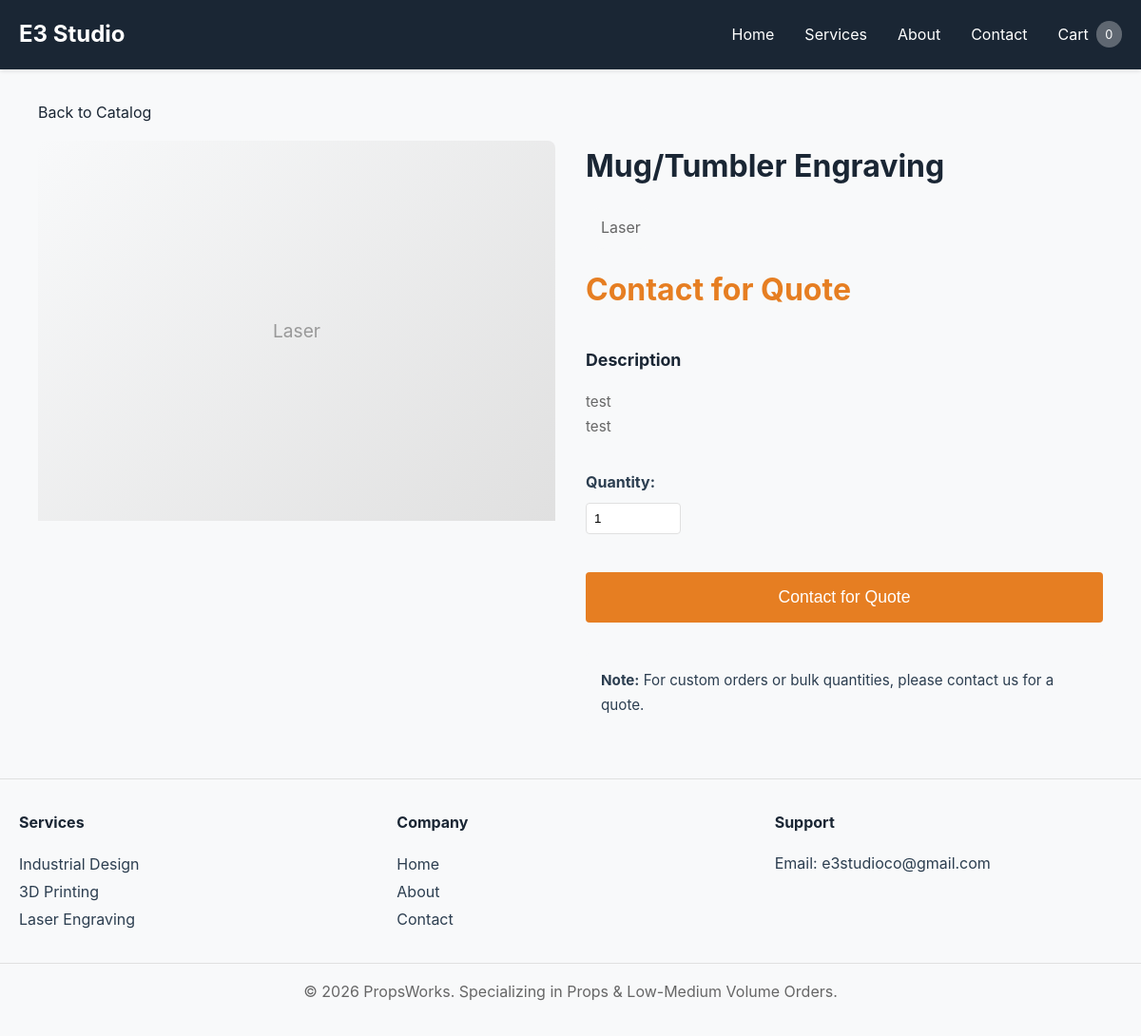
Page /services/mug-tumbler-engraving on the committed database.
### app/models.py (models this page shows, shortened)
class Category(db.Model):
    __tablename__ = 'categories'
    id = db.Column(db.Integer, primary_key=True)
    name = db.Column(db.String(255), nullable=False)
    slug = db.Column(db.String(255), unique=True, nullable=False)
    parent_id = db.Column(db.Integer, db.ForeignKey('categories.id'), nullable=True)  # None for root categories
    description = db.Column(db.Text)
    order = db.Column(db.Integer, default=0)  # For sorting
    is_active = db.Column(db.Boolean, default=True)
    created_at = db.Column(db.DateTime, default=datetime.utcnow)
    children = db.relationship('Category',
                              backref=db.backref('parent', remote_side=[id]),
                              cascade='all, delete-orphan')
    services = db.relationship('Service',
                              foreign_keys='Service.category_id',
                              backref='category_obj',
                              lazy=True)
    sub_services = db.relationship('Service',
                                  foreign_keys='Service.sub_category_id',
                                  backref='sub_category_obj')

class Service(db.Model):
    __tablename__ = 'services'
    id = db.Column(db.Integer, primary_key=True)
    name = db.Column(db.String(255), nullable=False)
    slug = db.Column(db.String(255), unique=True, nullable=False)
    description = db.Column(db.Text, nullable=False)
    long_description = db.Column(db.Text)
    price_base = db.Column(db.Float, nullable=True)  # None = Contact for Quote
    category_id = db.Column(db.Integer, db.ForeignKey('categories.id'), nullable=False)  # Parent category (e.g., Industrial Design)
    sub_category_id = db.Column(db.Integer, db.ForeignKey('categories.id'), nullable=True)  # Optional sub-category (e.g., CAD)
    image_url = db.Column(db.String(500))
    is_active = db.Column(db.Boolean, default=True)
    is_featured = db.Column(db.Boolean, default=False)  # Toggle to feature in homepage
    created_at = db.Column(db.DateTime, default=datetime.utcnow)
    media_gallery = db.Column(db.JSON, default=list)  # Stores list of media: [{'type': 'photo/video', 'url': '...', 'caption': '...'}]
    bulk_pricing = db.Column(db.JSON, default=list)  # Stores bulk pricing tiers: [{'min_quantity': 10, 'price': 450}]
    variants = db.Column(db.JSON, default=list)  # Stores product variants: [{'name': 'Small', 'price': 100, 'description': '...', 'sku': '...', 'is_available': True}]
    weight_kg = db.Column(db.Float, default=0.5)  # Approximate weight in kg for shipping (default 0.5kg)
    service_options = db.relationship('ServiceOption', backref='service', lazy=True, cascade='all, delete-orphan')

### app/services.py (the view)
@services_bp.route('/<slug>')
def service_detail(slug):
    content = load_content()
    service = Service.query.filter_by(slug=slug).first_or_404()
    return render_template('services/detail.html', service=service, content=content)

### app/__init__.py (called while the page is built)
def load_content():
    root_dir = os.path.dirname(os.path.dirname(os.path.abspath(__file__)))
    content_file = os.path.join(root_dir, 'instance', 'content.json')
    if os.path.exists(content_file):
        with open(content_file, 'r') as f:
            return json.load(f)
    return {}

def create_app(config_name='development'):
    root_dir = os.path.dirname(os.path.dirname(os.path.abspath(__file__)))
    app = Flask(__name__,
                template_folder=os.path.join(root_dir, 'templates'),
                static_folder=os.path.join(root_dir, 'static'))
    if config_name == 'production':
        app.config.from_object('config.ProductionConfig')
    else:
        app.config.from_object('config.DevelopmentConfig')
    db.init_app(app)
    @app.context_processor
    def inject_content():
        return {'content': load_content()}
    from app.routes import main_bp
    from app.services import services_bp
    from app.admin import admin_bp
    app.register_blueprint(main_bp)
    app.register_blueprint(services_bp)
    app.register_blueprint(admin_bp)
    with app.app_context():
        db.create_all()
    return app

### app/services.py (called while the page is built)
def load_content():
    content_file = os.path.join(os.path.dirname(__file__), '..', 'instance', 'content.json')
    if os.path.exists(content_file):
        with open(content_file, 'r') as f:
            return json.load(f)
    return {}

### templates/services/detail.html (shortened to what this page needs)
{% extends "base.html" %}
{% block content %}
<div class="container service-detail">
    <div class="back-link">
        <a href="{{ url_for('services.catalog') }}">Back to Catalog</a>
    </div>
    <div class="detail-layout">
        <div class="detail-image">
            {% if service.image_url %}
                <img src="{{ service.image_url }}" alt="{{ service.name }}">
            {% else %}
                <div class="detail-image-placeholder">
                    <span>{{ service.category_obj.name if service.category_obj else 'Service' }}</span>
                </div>
            {% endif %}
        </div>
        <div class="detail-content">
            <h1>{{ service.name }}</h1>
            <p class="category-badge">{{ service.category_obj.name if service.category_obj else 'Service' }}</p>
            <div class="price-section">
                {% if service.price_base %}
                    <p class="price">Starting at <strong>${{ "%.2f"|format(service.price_base) }}</strong></p>
                {% else %}
                    <p class="price" style="color: #e67e22;"><strong>Contact for Quote</strong></p>
                {% endif %}
            </div>
            <div class="description">
                <h3>Description</h3>
                <p>{{ service.description }}</p>
                {% if service.long_description %}
                    <p>{{ service.long_description }}</p>
                {% endif %}
            </div>
            <div class="quantity-section">
                <label for="quantity">Quantity:</label>
                <input type="number" id="quantity" name="quantity" min="1" value="1" class="quantity-input">
            </div>
            {% if service.price_base %}
                <button class="btn btn-primary btn-large" onclick="addToCartDetail({{ service.id }}, '{{ service.name }}')">
                    Add to Cart
                </button>
            {% else %}
                <button class="btn btn-large" style="background: #e67e22; color: white;" onclick="contactForQuote('{{ service.name }}')">
                    Contact for Quote
                </button>
            {% endif %}
            <div class="service-meta">
                <p><strong>Note:</strong> For custom orders or bulk quantities, please contact us for a quote.</p>
            </div>
        </div>
    </div>
</div>
{% endblock %}

### static/css/style.css (style rules this page uses)
:root { --primary-color: #1a2634; --secondary-color: #f8f9fa; --accent-color: #00d4ff; --text-color: #2c3e50; --text-light: #555; --border-color: #e0e0e0; --success-color: #28a745; --error-color: #dc3545; }
* { margin: 0; padding: 0; box-sizing: border-box; }
body { font-family: -apple-system, BlinkMacSystemFont, 'Segoe UI', 'Roboto', Oxygen, Ubuntu, Cantarell, sans-serif; line-height: 1.7; color: var(--text-color); background-color: var(--secondary-color); font-size: 16px; }
.container { max-width: 1200px; margin: 0 auto; padding: 0 20px; }
.btn { display: inline-block; padding: 0.75rem 1.5rem; border-radius: 4px; text-decoration: none; border: none; cursor: pointer; transition: all 0.3s; font-size: 1rem; }
.btn-large { padding: 1rem 2rem; font-size: 1.1rem; }
.description { color: #666; margin-bottom: 1rem; font-size: 0.95rem; }
.price { font-size: 1.5rem; font-weight: bold; color: var(--success-color); margin-bottom: 1rem; }
.service-detail { margin: 2rem 0; }
.back-link { margin-bottom: 1rem; }
.back-link a { color: var(--primary-color); text-decoration: none; }
.detail-layout { display: grid; grid-template-columns: 1fr 1fr; gap: 2rem; margin-bottom: 2rem; }
.detail-image { border-radius: 8px; overflow: hidden; }
.detail-image-placeholder { width: 100%; height: 400px; background: linear-gradient(135deg, var(--secondary-color), #e0e0e0); display: flex; align-items: center; justify-content: center; font-size: 1.2rem; color: #999; }
.detail-content h1 { color: var(--primary-color); margin-bottom: 1rem; }
.category-badge { display: inline-block; background-color: var(--secondary-color); padding: 0.5rem 1rem; border-radius: 20px; color: #666; margin-bottom: 1rem; }
.price-section .price { font-size: 2rem; }
.description { margin: 2rem 0; }
.description h3 { margin-bottom: 1rem; color: var(--primary-color); }
.quantity-section { margin: 1.5rem 0; }
.quantity-section label { display: block; margin-bottom: 0.5rem; font-weight: bold; }
.quantity-input { width: 100px; padding: 0.5rem; border: 1px solid var(--border-color); border-radius: 4px; }
.btn-large { width: 100%; margin-top: 1rem; }
.service-meta { margin-top: 2rem; padding: 1rem; background-color: var(--secondary-color); border-radius: 4px; font-size: 0.95rem; }

### rows in the picture
Category: category_obj "Laser"
Service: name "Mug/Tumbler Engraving", description "test", long_description "test"

### other values in the picture
{{ content.site_title if content and content.site_title else 'PropsWorks' }} "E3 Studio"
{{ content.contact_email if content else 'support@propsworks.com' }} "e3studioco@gmail.com"
